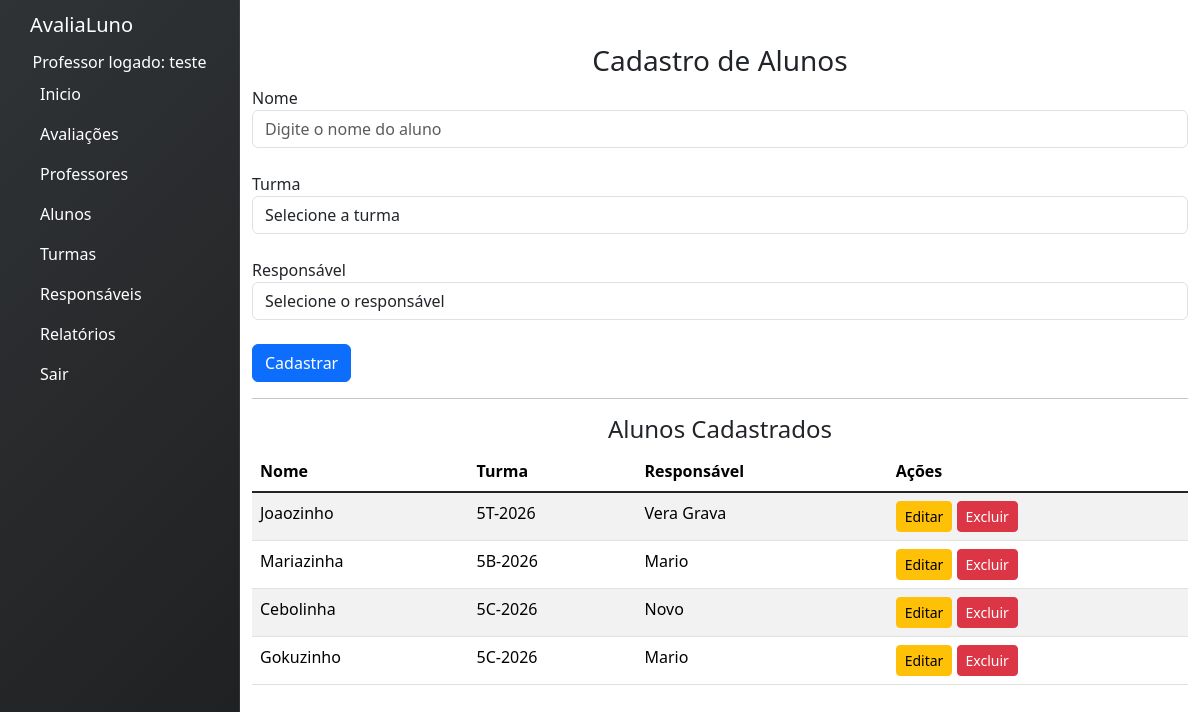
Screenshot of /alunos (signed in) with the database file from the repository.
### avaliacoes/models.py (models this page shows, shortened)
class Aluno(models.Model):
    nome = models.CharField(max_length=100)
    turma = models.ForeignKey(Turma, on_delete=models.PROTECT)
    responsavel = models.ForeignKey(Responsavel, on_delete=models.PROTECT)
    class Meta:
        verbose_name = "Aluno"
        verbose_name_plural = "Alunos"

class Turma(models.Model):
    nome = models.CharField(max_length=100)
    class Meta:
        verbose_name = "Turma"
        verbose_name_plural = "Turmas" # Define o nome plural personalizado

class Responsavel(models.Model):
    nome = models.CharField(max_length=100)
    email = models.EmailField()
    class Meta:
        verbose_name = "Responsável"
        verbose_name_plural = "Responsáveis" # Define o nome plural personalizado

### avaliacoes/views.py (the view, shortened to what this page needs)
# urls.py: path('alunos', views.alunos, name='alunos'),
def alunos(request):
    lista_alunos = Aluno.objects.select_related('turma', 'responsavel').all()
    lista_turmas = Turma.objects.all()
    lista_responsaveis = Responsavel.objects.all()
    return render(
        request,
        'alunos.html',
        {
            'lista_alunos': lista_alunos,
            'lista_turmas': lista_turmas,
            'lista_responsaveis': lista_responsaveis
        }
    )

### avaliacoes/auth_backend.py (called while the page is built)
    def get_user(self, user_id):
        try:
            return User.objects.get(pk=user_id)
        except User.DoesNotExist:
            return None

### avaliacoes/templates/alunos.html (shortened to what this page needs)
{% extends 'base.html' %}
{% block content %}
<h3 class="text-center">Cadastro de Alunos</h3>
<form method="POST">
  <div class="form-group">
    <label>Nome</label>
    <input
      type="text"
      name="nome"
      id="nome"
      class="form-control"
      placeholder="Digite o nome do aluno"
      required
    >
  </div>
  <br>
  <div class="form-group">
    <label>Turma</label>
    <select name="turma" id="turma" class="form-control" required>
      <option value="">Selecione a turma</option>
    </select>
  </div>
  <br>
  <div class="form-group">
    <label>Responsável</label>
    <select name="responsavel" id="responsavel" class="form-control" required>
      <option value="">Selecione o responsável</option>
    </select>
  </div>
  <br>
  <button type="submit" name="salvar_aluno" id="btnSalvar" class="btn btn-primary">Cadastrar</button>
</form>
<hr>
<h4 class="text-center">Alunos Cadastrados</h4>
<table class="table table-striped">
  <thead>
    <tr>
      <th>Nome</th>
      <th>Turma</th>
      <th>Responsável</th>
      <th>Ações</th>
    </tr>
  </thead>
  <tbody>
    {% for aluno in lista_alunos %}
      <tr>
        <td>{{ aluno.nome }}</td>
        <td>{{ aluno.turma.nome }}</td>
        <td>{{ aluno.responsavel.nome }}</td>
        <td>
          <button class="btn btn-sm btn-warning"
            onclick="editarAluno(
              '{{ aluno.id }}',
              '{{ aluno.nome }}',
              '{{ aluno.turma.id }}',
              '{{ aluno.responsavel.id }}'
            )">
            Editar
          </button>
          <button class="btn btn-sm btn-danger"
            onclick="abrirModalExcluir('{{ aluno.id }}')">
            Excluir
          </button>
        </td>
      </tr>
    {% empty %}
      <tr>
        <td colspan="4" class="text-center">Nenhum aluno cadastrado</td>
      </tr>
    {% endfor %}
  </tbody>
</table>
{% endblock %}

### avaliacoes/templates/base.html (shortened to what this page needs)
{% load static %}
<!DOCTYPE html>
<html lang="pt-br">
<head>
    <link href="https://cdn.jsdelivr.net/npm/bootstrap@5.1.3/dist/css/bootstrap.min.css" rel="stylesheet">
    <link link rel="stylesheet" type="text/css" href="{% static 'base.css' %}"/>
</head>
<body>
    <div class="sidebar-container">
        <div class="sidebar-logo">AvaliaLuno</div>
        <div><center>Professor logado: {{ user.username }}</center></div>
        <ul class="sidebar-navigation">
          <li>
            <a href="{% url 'menu' %}">
               Inicio
            </a>
          </li>
          <li>
            <a href="{% url 'avaliacoes' %}">
               Avaliações
            </a>
          </li>
          <li>
            <a href="{% url 'professores' %}">
               Professores
            </a>
          </li>
          <li>
            <a href="{% url 'alunos' %}">
               Alunos
            </a>
          </li>
          <li>
            <a href="{% url 'turmas' %}">
               Turmas
            </a>
          </li>
          <li>
            <a href="{% url 'responsaveis' %}">
               Responsáveis
            </a>
          </li>
          <li>
            <a href="{% url 'relatorios' %}">
               Relatórios
            </a>
          </li>
          <li>
            <a href="{% url 'index' %}">
               Sair
            </a>
          </li>
        </ul>
      </div>
      dashboard
      <div class="content-container">
        <div class="container-fluid">
          {% block content %}
          {% endblock %}
        </div>
      </div>
<link href="https://cdn.jsdelivr.net/npm/bootstrap@5.3.2/dist/css/bootstrap.min.css" rel="stylesheet">
</body>
</html>

### avaliacoes/static/base.css (style rules this page uses)
.sidebar-container { position: fixed; width: 240px; height: 100%; left: 0; overflow-x: hidden; overflow-y: auto; background: linear-gradient(135deg,#303336 0%,#1e1f20 100%); color: #fff; border-right: 1px solid rgba(255,255,255,0.06); }
.content-container { padding-top: 20px; }
.sidebar-logo { padding: 10px 15px 10px 30px; font-size: 20px; background-color: transparent; color: #fff; }
.sidebar-navigation { padding: 0; margin: 0; list-style-type: none; position: relative; }
.sidebar-navigation li { background-color: transparent; position: relative; display: inline-block; width: 100%; line-height: 20px; }
.sidebar-navigation li a { padding: 10px 15px 10px 30px; display: block; color: #fff; }
.sidebar-navigation li a { text-decoration: none; }
.sidebar-navigation li a { text-decoration: none; outline: none; }
.sidebar-navigation li::before { position: absolute; content: ''; height: 100%; left: 0; top: 0; -webkit-transition: width 0.2s ease-in; transition: width 0.2s ease-in; width: 3px; z-index: -1; }
.content-container { padding-left: 240px; }

### rows the page displays
Aluno: nome "Joaozinho", turma.nome "5T-2026", responsavel.nome "Vera Grava"
Aluno: nome "Mariazinha", turma.nome "5B-2026", responsavel.nome "Mario"
Aluno: nome "Cebolinha", turma.nome "5C-2026", responsavel.nome "Novo"
Aluno: nome "Gokuzinho", turma.nome "5C-2026", responsavel.nome "Mario"

### other values shown
{{ user.username }} "teste"
